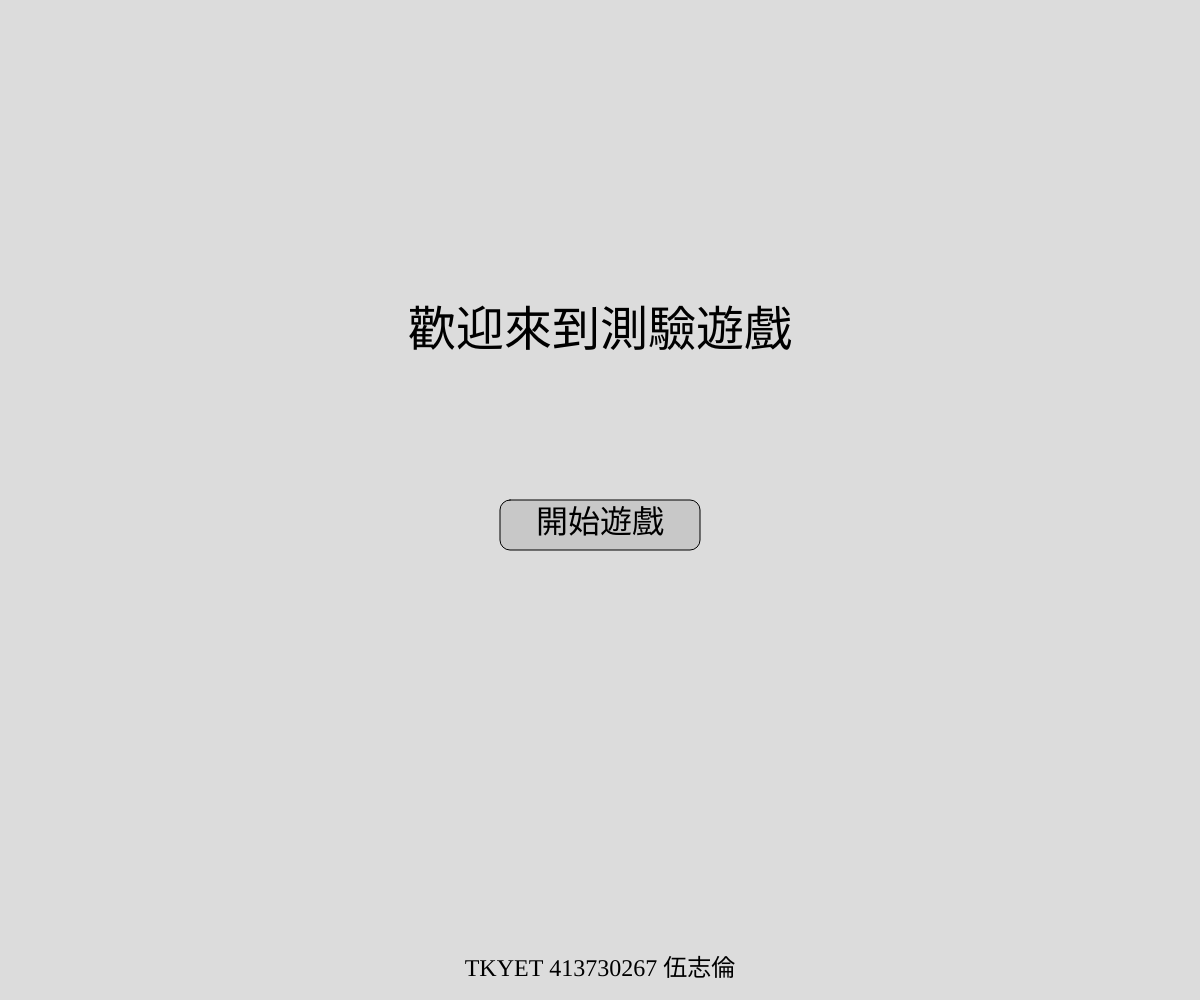
Frame 1 (no input)
Frame 60 (no input): identical to frame 1, image omitted
Frame 120 (the mouse pressed at the canvas centre since frame 60): identical to frame 1, image omitted

The p5.js sketch that drew this single still picture (run headless with seeded random() and noise() and a simulated clock; from frame 60 on, the mouse is pressed at the canvas centre):

// p5.js sketch
// ── sketch.js
// Project Title
// Your Name
// Date
//
// Extra for Experts:
// - describe what you did to take this project "above and beyond"

let questions = [
  {
    type: "choice",
    question: "網站背景的星星在滑鼠點擊後會有什麼改變",
    options: ["變快", "變猩猩", "變慢", "變啥"],
    answer: 0,
  },
  {
    type: "text",
    question: "筆記選項按下後的筆記介紹的介紹內容的最右邊是哪三個字母",
    answer: "ouo",
  },
  {
    type: "choice",
    question: "作品集的第一個作品叫什麼",
    options: ["不是我啦", "下拉選單運用", "其實是我喲", "嗨"],
    answer: 1,
  },
  {
    type: "text",
    question: "在反應力測驗遊戲中，按到圖案時，畫面會變什麼顏色(ex：red、blue、yellow)",
    answer: "green",
  },
  {
    type: "choice",
    question: "在反應力測驗遊戲中，得分為15分時，你的rank為何?",
    options: ["你是烏龜嗎", "一坨答辯", "福能", "蛤"],
    answer: 0,
  },
];

let currentQuestion = 0;
let correctAnswers = 0;
let incorrectAnswers = 0;
let userAnswer = "";
let showResult = false;
let feedbackAnimation = false;
let feedbackTimer = 0;
let showStartScreen = true;

function setup() {
  createCanvas(windowWidth, windowHeight);
  textFont("Microsoft JhengHei"); // 支援中文字型
}

function draw() {
  background(220);

  if (showStartScreen) {
    displayStartScreen();
  } else if (feedbackAnimation) {
    displayFeedback();
  } else if (showResult) {
    displayResult();
  } else {
    displayQuestion();
  }

  // 顯示底部固定文字
  displayFooter();
}

function displayStartScreen() {
  textAlign(CENTER, CENTER);
  textSize(48);
  text("歡迎來到測驗遊戲", width / 2, height / 3);

  fill(200);
  rect(width / 2 - 100, height / 2, 200, 50, 10);
  fill(0);
  textSize(32);
  text("開始遊戲", width / 2, height / 2 + 25);
}

function displayQuestion() {
  textAlign(CENTER, CENTER);
  textSize(32);
  text(questions[currentQuestion].question, width / 2, height / 4);

  if (questions[currentQuestion].type === "choice") {
    let buttonWidth = 150;
    let buttonHeight = 50;
    let spacing = 20;
    let totalWidth =
      questions[currentQuestion].options.length * buttonWidth +
      (questions[currentQuestion].options.length - 1) * spacing;
    let startX = (width - totalWidth) / 2;

    for (let i = 0; i < questions[currentQuestion].options.length; i++) {
      let x = startX + i * (buttonWidth + spacing);
      let y = height / 2;

      // 按鈕樣式
      if (userAnswer === i) {
        fill(255, 223, 186); // 按下後變亮橙色
        stroke(255, 165, 0); // 添加橙色邊框
        strokeWeight(3);
      } else {
        fill(200);
        noStroke();
      }
      rect(x, y - buttonHeight / 2, buttonWidth, buttonHeight, 10);

      fill(0);
      noStroke();
      textSize(16);
      textAlign(CENTER, CENTER);
      text(
        questions[currentQuestion].options[i],
        x + buttonWidth / 2,
        y
      );
    }
  } else if (questions[currentQuestion].type === "text") {
    fill(255);
    rect(width / 2 - 150, height / 2 - 20, 300, 40);
    fill(0);
    text(userAnswer, width / 2, height / 2);
  }

  fill(200);
  rect(width / 2 - 100, height - 100, 200, 50);
  fill(0);
  text("送出答案", width / 2, height - 75);
}

function displayResult() {
  textAlign(CENTER, CENTER);
  textSize(48);
  text(`答對: ${correctAnswers} 題`, width / 2, height / 4);
  text(`答錯: ${incorrectAnswers} 題`, width / 2, height / 4 + 60);

  let message = "";
  if (correctAnswers === 5) {
    message = "好棒棒";
  } else if (correctAnswers === 4) {
    message = "還可以";
  } else if (correctAnswers === 3) {
    message = "不錯喔";
  } else if (correctAnswers === 2) {
    message = "牛皮";
  } else if (correctAnswers === 1) {
    message = "答辯";
  }

  textSize(64);
  text(message, width / 2, height / 2);

  textSize(32);
  fill(200);
  rect(width / 2 - 100, height / 2 + 100, 200, 50);
  fill(0);
  text("再來一次", width / 2, height / 2 + 125);
}

function displayFeedback() {
  textAlign(CENTER, CENTER);
  textSize(48);
  if (feedbackAnimation === "correct") {
    fill(0, 255, 0);
    text("答對!", width / 2, height / 2);
  } else if (feedbackAnimation === "incorrect") {
    fill(255, 0, 0);
    text("答錯!", width / 2, height / 2);
  }

  if (millis() - feedbackTimer > 1000) {
    feedbackAnimation = false;
  }
}

function displayFooter() {
  textAlign(CENTER, CENTER);
  textSize(24);
  fill(0);
  text("TKYET 413730267 伍志倫", width / 2, height - 30);
}

function mousePressed() {
  if (showStartScreen) {
    if (
      mouseX > width / 2 - 100 &&
      mouseX < width / 2 + 100 &&
      mouseY > height / 2 &&
      mouseY < height / 2 + 50
    ) {
      showStartScreen = false;
    }
    return;
  }

  if (feedbackAnimation) return;

  if (showResult) {
    if (
      mouseX > width / 2 - 100 &&
      mouseX < width / 2 + 100 &&
      mouseY > height / 2 + 100 &&
      mouseY < height / 2 + 150
    ) {
      resetQuiz();
    }
    return;
  }

  if (
    mouseX > width / 2 - 100 &&
    mouseX < width / 2 + 100 &&
    mouseY > height - 100 &&
    mouseY < height - 50
  ) {
    checkAnswer();
    return;
  }

  if (questions[currentQuestion].type === "choice") {
    let buttonWidth = 150;
    let buttonHeight = 50;
    let spacing = 20;
    let totalWidth =
      questions[currentQuestion].options.length * buttonWidth +
      (questions[currentQuestion].options.length - 1) * spacing;
    let startX = (width - totalWidth) / 2;

    for (let i = 0; i < questions[currentQuestion].options.length; i++) {
      let x = startX + i * (buttonWidth + spacing);
      let y = height / 2;
      if (
        mouseX > x &&
        mouseX < x + buttonWidth &&
        mouseY > y - buttonHeight / 2 &&
        mouseY < y + buttonHeight / 2
      ) {
        userAnswer = i;
      }
    }
  }
}

function keyTyped() {
  if (questions[currentQuestion].type === "text") {
    if (keyCode === BACKSPACE) {
      userAnswer = userAnswer.slice(0, -1);
    } else {
      userAnswer += key;
    }
  }
}

function keyPressed() {
  if (keyCode === ENTER) {
    checkAnswer();
  }
}

function checkAnswer() {
  let correct = false;
  if (questions[currentQuestion].type === "choice") {
    correct = userAnswer === questions[currentQuestion].answer;
  } else if (questions[currentQuestion].type === "text") {
    correct = userAnswer === questions[currentQuestion].answer;
  }

  if (correct) {
    correctAnswers++;
    feedbackAnimation = "correct";
  } else {
    incorrectAnswers++;
    feedbackAnimation = "incorrect";
  }

  feedbackTimer = millis();
  userAnswer = "";
  currentQuestion++;

  if (currentQuestion >= questions.length) {
    showResult = true;
  }
}

function resetQuiz() {
  currentQuestion = 0;
  correctAnswers = 0;
  incorrectAnswers = 0;
  userAnswer = "";
  showResult = false;
}
